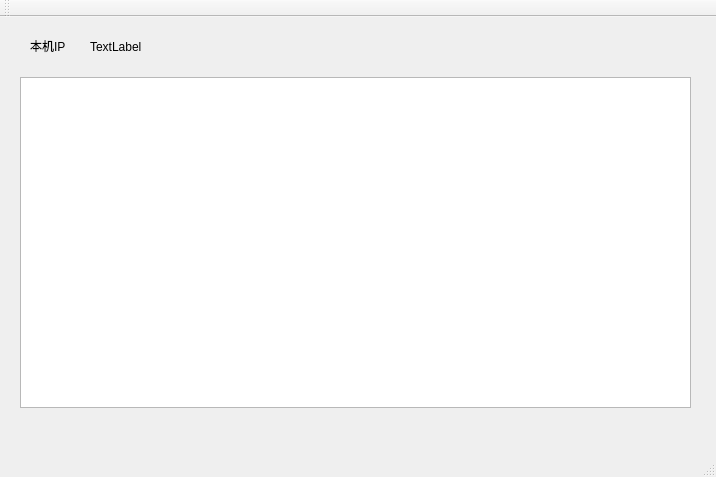
<?xml version="1.0" encoding="UTF-8"?>
<ui version="4.0">
 <class>MainWindow</class>
 <widget class="QMainWindow" name="MainWindow">
  <property name="geometry">
   <rect>
    <x>0</x>
    <y>0</y>
    <width>716</width>
    <height>477</height>
   </rect>
  </property>
  <property name="windowTitle">
   <string>MainWindow</string>
  </property>
  <widget class="QWidget" name="centralWidget">
   <widget class="QTextBrowser" name="textBrowser">
    <property name="geometry">
     <rect>
      <x>20</x>
      <y>60</y>
      <width>671</width>
      <height>331</height>
     </rect>
    </property>
   </widget>
   <widget class="QLabel" name="label">
    <property name="geometry">
     <rect>
      <x>30</x>
      <y>20</y>
      <width>81</width>
      <height>18</height>
     </rect>
    </property>
    <property name="text">
     <string>本机IP</string>
    </property>
   </widget>
   <widget class="QLabel" name="label_ip">
    <property name="geometry">
     <rect>
      <x>90</x>
      <y>20</y>
      <width>601</width>
      <height>20</height>
     </rect>
    </property>
    <property name="text">
     <string>TextLabel</string>
    </property>
   </widget>
  </widget>
  <widget class="QMenuBar" name="menuBar">
   <property name="geometry">
    <rect>
     <x>0</x>
     <y>0</y>
     <width>716</width>
     <height>30</height>
    </rect>
   </property>
  </widget>
  <widget class="QToolBar" name="mainToolBar">
   <attribute name="toolBarArea">
    <enum>TopToolBarArea</enum>
   </attribute>
   <attribute name="toolBarBreak">
    <bool>false</bool>
   </attribute>
  </widget>
  <widget class="QStatusBar" name="statusBar"/>
 </widget>
 <layoutdefault spacing="6" margin="11"/>
 <resources/>
 <connections/>
</ui>
